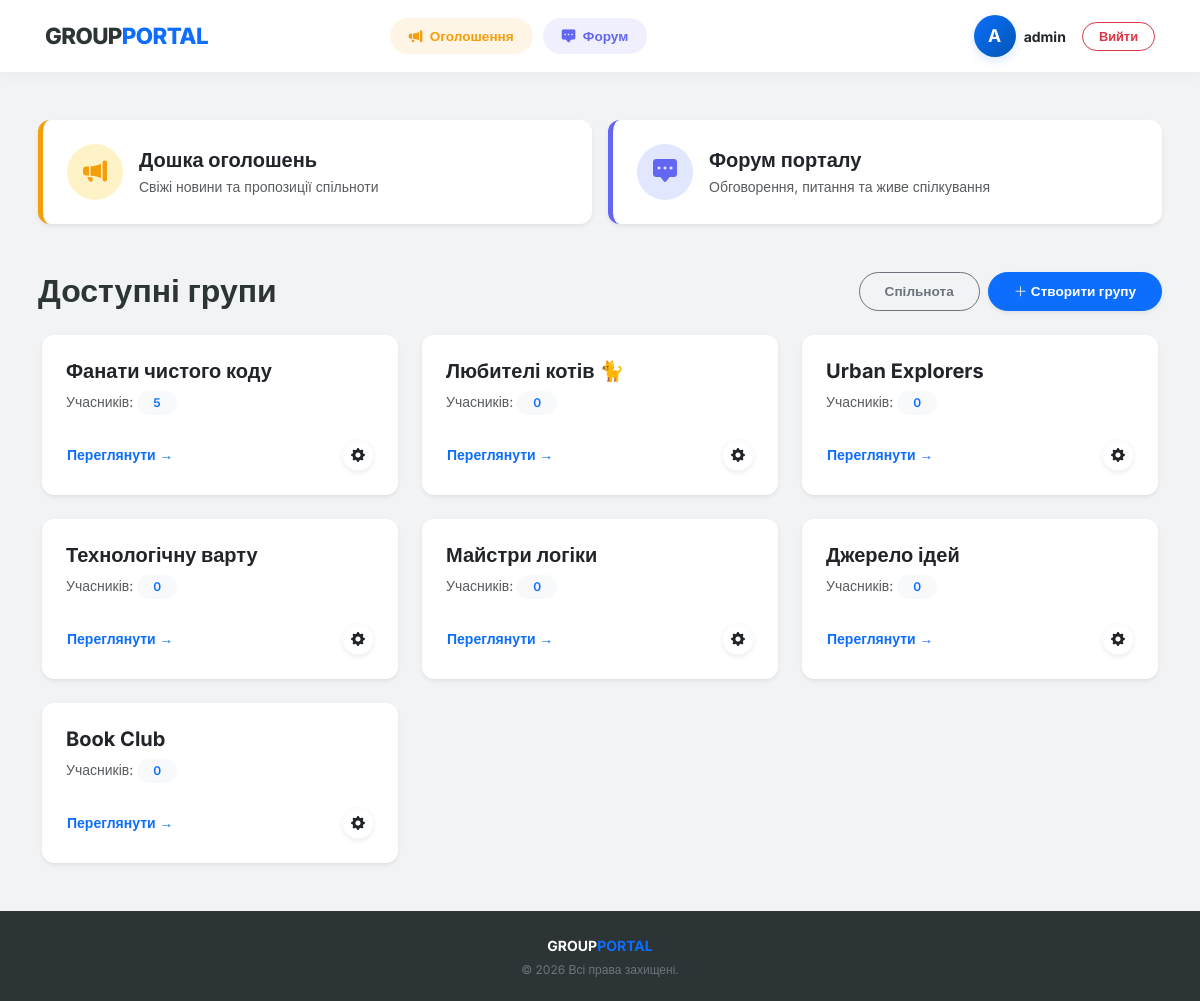
The app's page /groups/ (signed in) with its own data.
### MainPage/models.py (models this page shows, shortened)
class CustomUser(AbstractUser):
    ROLE_USER = "user"
    ROLE_MODERATOR = "moderator"
    ROLE_ADMIN = "admin"
    GENDER_FEMALE = "female"
    GENDER_MALE = "male"
    ROLE_CHOICES = [
        (ROLE_USER, "Користувач"),
        (ROLE_MODERATOR, "Модератор"),
        (ROLE_ADMIN, "Адміністратор")
    ]
    GENDER_CHOICES = [
        (GENDER_MALE, "Чоловік"),
        (GENDER_FEMALE, "Жінка")
    ]
    age = models.IntegerField(null=True, blank=True)
    gender = models.CharField(max_length=30, choices=GENDER_CHOICES, null=True, blank=True)
    group = models.ForeignKey(Group, on_delete=models.SET_NULL,
                              null=True, blank=True, related_name="members")
    role = models.CharField(max_length=20, choices=ROLE_CHOICES,
                            default=ROLE_USER)
    REQUIRED_FIELDS = ["age", "gender"]
    class Meta:
        verbose_name = "CmUser"
        verbose_name_plural = "CmUsers"
        ordering = ['id']
    @property
    def is_admin(self):
        return self.role == self.ROLE_ADMIN or self.is_superuser

class Group(models.Model):
    name = models.CharField(max_length=25, unique=True,
                            validators=[MinLengthValidator(3, message="Назва групи має містити принаймні 3 символи")])
    about = models.TextField(blank=True, null=True)
    @property # это чтобы можно было обращаться к функции без скобок
    def members_count(self):
        return self.members.count()
    class Meta:
        verbose_name = "Group"
        verbose_name_plural = "Groups"

### MainPage/views.py (the view)
# urls.py: path("groups/", GroupListView.as_view(), name="group-list"),
class GroupListView(LoginRequiredMixin, ListView):
    model = Group
    template_name = "groups/group_list.html"
    context_object_name = "groups_objects"

### MainPage/templates/groups/group_list.html (shortened to what this page needs)
{% extends 'base.html' %}
{% block content %}
<div class="container-fluid px-0">
    <div class="row g-3 mb-5">
        <div class="col-12 col-md-6">
            <a href="{% url 'advertisement-list' %}" class="text-decoration-none">
                <div class="card border-0 shadow-sm transition-hover h-100 card-ads">
                    <div class="card-body p-4 d-flex align-items-center">
                        <div class="icon-box-ads p-3 rounded-circle me-3 d-flex align-items-center justify-content-center" style="width: 56px; height: 56px;">
                            <i class="bi bi-megaphone-fill fs-4"></i>
                        </div>
                        <div>
                            <h5 class="fw-bold mb-1 text-dark">Дошка оголошень</h5>
                            <p class="text-muted small mb-0">Свіжі новини та пропозиції спільноти</p>
                        </div>
                    </div>
                </div>
            </a>
        </div>
        <div class="col-12 col-md-6">
            <a href="{% url 'comment-list' %}" class="text-decoration-none">
                <div class="card border-0 shadow-sm transition-hover h-100 card-forum">
                    <div class="card-body p-4 d-flex align-items-center">
                        <div class="icon-box-forum p-3 rounded-circle me-3 d-flex align-items-center justify-content-center" style="width: 56px; height: 56px;">
                            <i class="bi bi-chat-square-dots-fill fs-4"></i>
                        </div>
                        <div>
                            <h5 class="fw-bold mb-1 text-dark">Форум порталу</h5>
                            <p class="text-muted small mb-0">Обговорення, питання та живе спілкування</p>
                        </div>
                    </div>
                </div>
            </a>
        </div>
    </div>
    <div class="row align-items-center mb-4 g-3">
        <div class="col-12 col-md-4 col-lg-6 text-center text-md-start">
            <h2 class="fw-bold m-0" style="overflow-wrap: break-word;">Доступні групи</h2>
        </div>
        <div class="col-12 col-md-8 col-lg-6">
            <div class="d-flex justify-content-center justify-content-md-end align-items-center gap-2 flex-wrap">
                {% if user.is_admin %}
                    <a href="{% url 'user-list' %}" class="btn btn-outline-secondary btn-round text-nowrap">
                        Спільнота
                    </a>
                    <a href="{% url 'group-create' %}" class="btn btn-primary btn-round shadow-sm text-nowrap">
                        <i class="bi bi-plus-lg"></i> Створити групу
                    </a>
                {% endif %}
            </div>
        </div>
    </div>
    <div class="row g-4">
        {% for group in groups_objects %}
        <div class="col-12 col-sm-6 col-lg-4">
            <div class="card h-100 shadow-sm border-0 transition-hover">
                <div class="card-body p-4 d-flex flex-column">
                    <h5 class="card-title fw-bold text-dark mb-2 text-break">
                        {{ group.name }}
                    </h5>
                    <p class="text-muted small mb-4">
                        Учасників: <span class="badge bg-light text-primary rounded-pill px-3 text-nowrap">{{ group.members_count }}</span>
                    </p>
                    <div class="mt-auto d-flex justify-content-between align-items-center gap-2">
                        <a href="{% url 'group-detail' group.pk %}" class="btn btn-sm btn-link text-decoration-none fw-semibold p-0 text-nowrap">
                            Переглянути →
                        </a>
                        {% if user.is_admin or user.is_moderator and user.group == group %}
                            <a href="{% url 'group-update' group.pk %}" class="btn btn-sm btn-outline-light text-dark p-0 d-flex align-items-center justify-content-center rounded-circle shadow-sm" style="width: 32px; height: 32px;" title="Редагувати">
                                <i class="bi bi-gear-fill"></i>
                            </a>
                        {% endif %}
                    </div>
                </div>
            </div>
        </div>
        {% empty %}
        <div class="col-12 text-center py-5">
            <div class="card border-0 shadow-sm p-5">
                <p class="text-muted m-0">Наразі груп ще не створено.</p>
            </div>
        </div>
        {% endfor %}
    </div>
</div>
{% endblock %}

### MainPage/templates/includes/header.html (shortened to what this page needs)
<nav class="navbar navbar-expand-lg navbar-light">
    <div class="container">
        <a class="navbar-brand d-flex align-items-center" href="{% url 'group-list' %}">
            GROUP<span class="brand-dot">PORTAL</span>
        </a>
        {% if user.is_authenticated %}
        <div class="collapse navbar-collapse" id="navbarNav">
                <ul class="navbar-nav mx-auto nav-pills-custom mt-3 mt-lg-0">
                    <li class="nav-item">
                        <a class="nav-link nav-link-ads-pill {% if request.resolver_match.url_name == 'advertisement-list' %}active-pill{% endif %}"
                           href="{% url 'advertisement-list' %}">
                            <i class="bi bi-megaphone-fill me-1"></i> Оголошення
                        </a>
                    </li>
                    <li class="nav-item">
                        <a class="nav-link nav-link-forum-pill {% if request.resolver_match.url_name == 'comment-list' %}active-pill{% endif %}"
                           href="{% url 'comment-list' %}">
                            <i class="bi bi-chat-square-dots-fill me-1"></i> Форум
                        </a>
                    </li>
                </ul>
            <div class="d-flex align-items-center ms-auto mt-3 mt-lg-0">
                <div class="d-flex align-items-center me-3">
                    <a href="{% url 'user-detail' user.pk %}" class="text-decoration-none d-flex align-items-center profile-link-header">
                        <div class="avatar-circle avatar-header me-2">
                            {{ user.username|slice:":1"|upper }}
                        </div>
                        <span class="text-dark small fw-bold d-none d-sm-inline-block">
                            {{ user.username }}
                        </span>
                    </a>
                </div>
                <form action="{% url 'logout' %}" method="post" class="m-0">
                    <button type="submit" class="btn btn-outline-danger btn-round py-1 px-3" style="font-size: 0.8rem;">
                        Вийти
                    </button>
                </form>
                {% endif %}
            </div>
        </div>
    </div>
</nav>

### MainPage/static/css/main-css.css (style rules this page uses)
:root { --portal-dark: #2d3436; --portal-primary: #0d6efd; --portal-bg-gray: #f1f3f5; --color-ads: #f59e0b; --color-ads-light: #fef3c7; --color-forum: #6366f1; --color-forum-light: #e0e7ff; }
html { overflow-y: scroll; overflow-x: hidden; }
body { margin: 0 !important; padding: 0 !important; width: 100% !important; font-family: 'Inter', sans-serif; background-color: var(--portal-bg-gray); color: var(--portal-dark); display: flex; flex-direction: column; min-height: 100vh; }
.avatar-header { width: 32px; height: 32px; font-size: 0.9rem; flex-shrink: 0; }
.nav-pills-custom .nav-link { border-radius: 50px; padding: 7px 18px !important; margin: 0 5px; font-size: 0.85rem; font-weight: 600; transition: all 0.2s ease-in-out; border: 1px solid transparent; }
.nav-link-ads-pill { color: var(--color-ads) !important; background-color: rgba(245, 158, 11, 0.1); }
.nav-link-forum-pill { color: var(--color-forum) !important; background-color: rgba(99, 102, 241, 0.1); }
.card-ads { border-left: 5px solid var(--color-ads) !important; }
.icon-box-ads { background-color: var(--color-ads-light); color: var(--color-ads); }
.card-forum { border-left: 5px solid var(--color-forum) !important; }
.icon-box-forum { background-color: var(--color-forum-light); color: var(--color-forum); }
.row { margin-right: -15px !important; margin-left: -15px !important; }
h1, h2, h3, h4, h5, h6, p, span, .card-title, .btn, .text-break { overflow-wrap: break-word !important; word-wrap: break-word !important; word-break: break-word !important; }
.navbar { background-color: #ffffff !important; padding: 0.9rem 0; box-shadow: 0 4px 15px rgba(0,0,0,0.03); width: 100% !important; min-width: 100% !important; left: 0 !important; right: 0 !important; }
.navbar-brand { font-weight: 800; font-size: 1.4rem; letter-spacing: -0.6px; color: var(--portal-dark) !important; }
.brand-dot { color: var(--portal-primary); }
.container { padding-right: 15px !important; padding-left: 15px !important; }
@media (min-width: 1200px) { .container { max-width: 1140px !important; } }
.btn-round { border-radius: 50px; padding: 8px 25px; font-weight: 600; font-size: 0.85rem; transition: all 0.3s ease; }
.card { background-color: #ffffff; border-radius: 12px; }
.transition-hover { transition: transform 0.2s ease-in-out, box-shadow 0.2s ease-in-out; }
.avatar-circle { width: 42px; height: 42px; background: linear-gradient(135deg, #0d6efd, #0056b3) !important; color: white !important; border-radius: 50%; display: flex; align-items: center; justify-content: center; font-weight: 700; font-size: 1.1rem; box-shadow: 0 4px 10px rgba(13, 110, 253, 0.15) !important; }
.profile-link-header { transition: opacity 0.2s ease; }
.badge { font-weight: 600; font-size: 0.75rem; letter-spacing: 0.3px; border-radius: 6px; padding: 6px 12px; }

### records on screen
CustomUser: username "A", username "admin"
Group: name "Фанати чистого коду", members_count "5"
Group: name "Любителі котів 🐈", members_count "0"
Group: name "Urban Explorers", members_count "0"
Group: name "Технологічну варту", members_count "0"
Group: name "Майстри логіки", members_count "0"
Group: name "Джерело ідей", members_count "0"
Group: name "Book Club", members_count "0"
